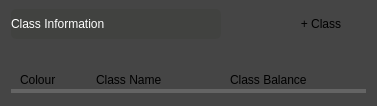
               <widget class="QFrame" name="classInfoFrame">
                <property name="styleSheet">
                 <string notr="true">background-color: #454545;
border-radius: 5px;</string>
                </property>
                <property name="frameShape">
                 <enum>QFrame::StyledPanel</enum>
                </property>
                <property name="frameShadow">
                 <enum>QFrame::Raised</enum>
                </property>
                <layout class="QVBoxLayout" name="verticalLayout_18">
                 <property name="spacing">
                  <number>2</number>
                 </property>
                 <property name="topMargin">
                  <number>9</number>
                 </property>
                 <item>
                  <widget class="QFrame" name="frame_5">
                   <property name="minimumSize">
                    <size>
                     <width>0</width>
                     <height>30</height>
                    </size>
                   </property>
                   <property name="maximumSize">
                    <size>
                     <width>16777215</width>
                     <height>30</height>
                    </size>
                   </property>
                   <property name="frameShape">
                    <enum>QFrame::StyledPanel</enum>
                   </property>
                   <property name="frameShadow">
                    <enum>QFrame::Raised</enum>
                   </property>
                   <layout class="QHBoxLayout" name="horizontalLayout_17">
                    <property name="spacing">
                     <number>15</number>
                    </property>
                    <property name="leftMargin">
                     <number>0</number>
                    </property>
                    <property name="topMargin">
                     <number>0</number>
                    </property>
                    <property name="rightMargin">
                     <number>0</number>
                    </property>
                    <property name="bottomMargin">
                     <number>0</number>
                    </property>
                    <item>
                     <widget class="QLabel" name="classInfoFrameLbl">
                      <property name="minimumSize">
                       <size>
                        <width>210</width>
                        <height>20</height>
                       </size>
                      </property>
                      <property name="maximumSize">
                       <size>
                        <width>220</width>
                        <height>16777215</height>
                       </size>
                      </property>
                      <property name="styleSheet">
                       <string notr="true">background-color: rgb(65, 66, 64);
border-color: rgb(65, 66, 64);
font: 75 bold 16pt &quot;Gotham Rounded&quot;;
color: rgb(255, 255, 255);</string>
                      </property>
                      <property name="text">
                       <string>Class Information</string>
                      </property>
                     </widget>
                    </item>
                    <item>
                     <spacer name="horizontalSpacer_19">
                      <property name="orientation">
                       <enum>Qt::Horizontal</enum>
                      </property>
                      <property name="sizeHint" stdset="0">
                       <size>
                        <width>40</width>
                        <height>20</height>
                       </size>
                      </property>
                     </spacer>
                    </item>
                    <item>
                     <widget class="QPushButton" name="addClassBtn">
                      <property name="sizePolicy">
                       <sizepolicy hsizetype="Fixed" vsizetype="Fixed">
                        <horstretch>0</horstretch>
                        <verstretch>0</verstretch>
                       </sizepolicy>
                      </property>
                      <property name="minimumSize">
                       <size>
                        <width>90</width>
                        <height>30</height>
                       </size>
                      </property>
                      <property name="maximumSize">
                       <size>
                        <width>90</width>
                        <height>16777215</height>
                       </size>
                      </property>
                      <property name="cursor">
                       <cursorShape>PointingHandCursor</cursorShape>
                      </property>
                      <property name="styleSheet">
                       <string notr="true">background-color: #656565;
border : 1px solid;
border-radius: 10px;
border-color:  rgb(85, 87, 83);
font: 75 bold 12pt &quot;Gotham Rounded&quot;;

QPushButton::hover{background-color : rgb(105, 105, 105); }</string>
                      </property>
                      <property name="text">
                       <string>+ Class</string>
                      </property>
                     </widget>
                    </item>
                   </layout>
                  </widget>
                 </item>
                 <item>
                  <widget class="QFrame" name="classInfoHeaderFrame">
                   <property name="frameShape">
                    <enum>QFrame::StyledPanel</enum>
                   </property>
                   <property name="frameShadow">
                    <enum>QFrame::Raised</enum>
                   </property>
                   <layout class="QHBoxLayout" name="horizontalLayout_22">
                    <property name="leftMargin">
                     <number>0</number>
                    </property>
                    <property name="topMargin">
                     <number>0</number>
                    </property>
                    <property name="rightMargin">
                     <number>0</number>
                    </property>
                    <property name="bottomMargin">
                     <number>0</number>
                    </property>
                   </layout>
                  </widget>
                 </item>
                 <item>
                  <spacer name="verticalSpacer_10">
                   <property name="orientation">
                    <enum>Qt::Vertical</enum>
                   </property>
                   <property name="sizeType">
                    <enum>QSizePolicy::Fixed</enum>
                   </property>
                   <property name="sizeHint" stdset="0">
                    <size>
                     <width>20</width>
                     <height>30</height>
                    </size>
                   </property>
                  </spacer>
                 </item>
                 <item>
                  <widget class="QFrame" name="frame">
                   <property name="maximumSize">
                    <size>
                     <width>16777215</width>
                     <height>16</height>
                    </size>
                   </property>
                   <property name="frameShape">
                    <enum>QFrame::StyledPanel</enum>
                   </property>
                   <property name="frameShadow">
                    <enum>QFrame::Raised</enum>
                   </property>
                   <layout class="QHBoxLayout" name="horizontalLayout_11">
                    <property name="topMargin">
                     <number>0</number>
                    </property>
                    <property name="bottomMargin">
                     <number>0</number>
                    </property>
                    <item>
                     <widget class="QLabel" name="colourHeaderLbl">
                      <property name="maximumSize">
                       <size>
                        <width>70</width>
                        <height>16</height>
                       </size>
                      </property>
                      <property name="text">
                       <string>Colour</string>
                      </property>
                     </widget>
                    </item>
                    <item>
                     <widget class="QLabel" name="classNameLbl">
                      <property name="minimumSize">
                       <size>
                        <width>100</width>
                        <height>0</height>
                       </size>
                      </property>
                      <property name="maximumSize">
                       <size>
                        <width>300</width>
                        <height>16</height>
                       </size>
                      </property>
                      <property name="text">
                       <string>Class Name</string>
                      </property>
                     </widget>
                    </item>
                    <item>
                     <widget class="QLabel" name="classBalanceHeaderLbl">
                      <property name="maximumSize">
                       <size>
                        <width>16777215</width>
                        <height>16</height>
                       </size>
                      </property>
                      <property name="text">
                       <string>Class Balance</string>
                      </property>
                      <property name="alignment">
                       <set>Qt::AlignLeading|Qt::AlignLeft|Qt::AlignVCenter</set>
                      </property>
                     </widget>
                    </item>
                   </layout>
                  </widget>
                 </item>
                 <item>
                  <widget class="QLabel" name="classInfoBar">
                   <property name="maximumSize">
                    <size>
                     <width>16777215</width>
                     <height>4</height>
                    </size>
                   </property>
                   <property name="styleSheet">
                    <string notr="true">background-color: #646464;
</string>
                   </property>
                   <property name="text">
                    <string/>
                   </property>
                  </widget>
                 </item>
                 <item>
                  <widget class="QFrame" name="classListFrame">
                   <property name="sizePolicy">
                    <sizepolicy hsizetype="Expanding" vsizetype="Expanding">
                     <horstretch>0</horstretch>
                     <verstretch>0</verstretch>
                    </sizepolicy>
                   </property>
                   <property name="frameShape">
                    <enum>QFrame::StyledPanel</enum>
                   </property>
                   <property name="frameShadow">
                    <enum>QFrame::Raised</enum>
                   </property>
                  </widget>
                 </item>
                </layout>
               </widget>
